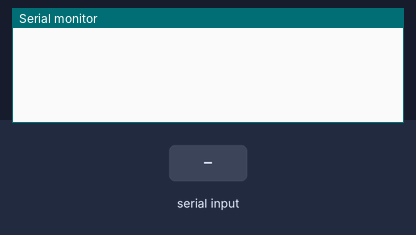
Simulated run of this sketch. Board: Arduino Uno, built with avr-gcc and run on an emulated ATmega328P. On the bench: the last lines printed to the serial monitor. Inputs (shaded band) come from the test bench.

Above: at 1.2 s.
1.3 s: "CONNECT-" received over Serial
At 2.5 s:
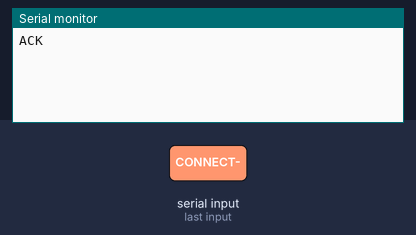
2.8 s: "-" received over Serial
At 3.4 s:
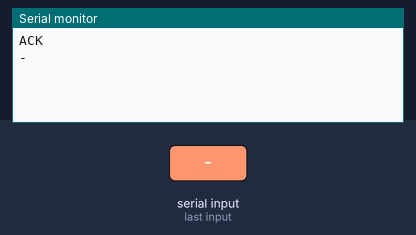

Measured:
- after the input at 1.3 s, the serial monitor: prints a new line at once (image 1)
- after the input at 2.8 s, the serial monitor: prints a new line at once (image 2)

The sketch:

ArduinoCOM.ino
```cpp
//Very simple sketch for the arduino that can communicate with ArduinoCOM

String inputString = "";
boolean stringComplete = false;

void setup() {
  Serial.begin(9600);
}

void loop() {
if (stringComplete) {
    if (inputString == "CONNECT-") {
      //Acknoledge a connection
      Serial.println("ACK");
    } else {
      //Send back input string when command is unknown
      Serial.println(inputString);
    }
    // clear the string:
    inputString = "";
    stringComplete = false;
  }
}

void serialEvent() {
  while (Serial.available()) {
    // get the new byte:
    char inChar = (char)Serial.read();
      // add it to the inputString:
      inputString += inChar;
    // if the incoming character is a newline, set a flag so the main loop can
    // do something about it:
    if (inChar == '-') {
      stringComplete = true;
    }
  }
}
```
